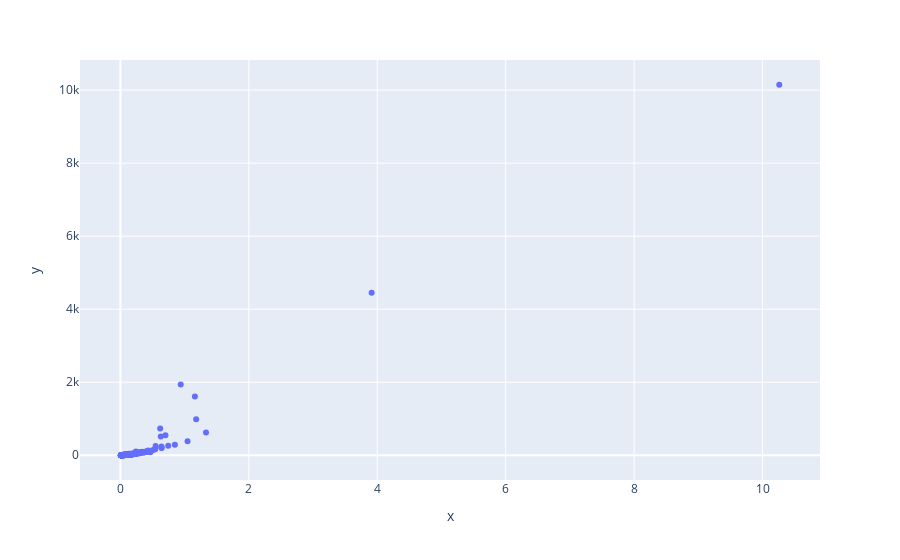

The notebook cell saved with this chart:
### Code cell
temp_suitable_planets = list(suitable_planets)
for planet_data in temp_suitable_planets:
    if planet_data[8].lower() == "unknown":
        suitable_planets.remove(planet_data)

for planet_data in suitable_planets:
    if planet_data[9].split(" ")[1].lower() == "days":
        planet_data[9] = float(planet_data[9].split(" ")[0])  # Days
    else:
        planet_data[9] = float(planet_data[9].split(" ")[0])*365  # Years
    planet_data[8] = float(planet_data[8].split(" ")[0])

orbital_radiuses = []
orbital_periods = []
for planet_data in suitable_planets:
    orbital_radiuses.append(planet_data[8])
    orbital_periods.append(planet_data[9])

fig = px.scatter(x=orbital_radiuses, y=orbital_periods)
fig.show()

### Figure 1 — Plotly figure (JSON) as saved in the notebook; plotly's stock layout.template omitted (floating-point values rounded to 4 significant figures; data arrays with more than 128 entries replaced by an {"elided": "..."} marker saying what was removed)
{"data": [{"hovertemplate": "x=%{x}<br>y=%{y}<extra></extra>", "legendgroup": "", "marker": {"color": "#636efa", "symbol": "circle"}, "mode": "markers", "name": "", "orientation": "v", "showlegend": false, "type": "scatter", "x": {"elided": "696 float values"}, "xaxis": "x", "y": {"elided": "696 float values"}, "yaxis": "y"}], "layout": {"legend": {"tracegroupgap": 0}, "margin": {"t": 60}, "xaxis": {"anchor": "y", "domain": [0, 1], "title": {"text": "x"}}, "yaxis": {"anchor": "x", "domain": [0, 1], "title": {"text": "y"}}}}
